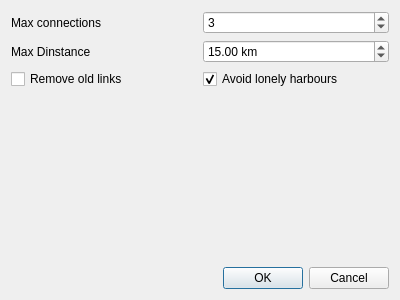
<?xml version="1.0" encoding="UTF-8"?>
<ui version="4.0">
 <class>LinkHarboursDialog</class>
 <widget class="QDialog" name="LinkHarboursDialog">
  <property name="geometry">
   <rect>
    <x>0</x>
    <y>0</y>
    <width>400</width>
    <height>300</height>
   </rect>
  </property>
  <property name="windowTitle">
   <string>Dialog</string>
  </property>
  <layout class="QGridLayout" name="gridLayout">
   <item row="0" column="0">
    <widget class="QLabel" name="label">
     <property name="text">
      <string>Max connections</string>
     </property>
    </widget>
   </item>
   <item row="5" column="0" colspan="2">
    <widget class="QDialogButtonBox" name="buttonBox">
     <property name="orientation">
      <enum>Qt::Horizontal</enum>
     </property>
     <property name="standardButtons">
      <set>QDialogButtonBox::Cancel|QDialogButtonBox::Ok</set>
     </property>
    </widget>
   </item>
   <item row="4" column="0">
    <spacer name="verticalSpacer">
     <property name="orientation">
      <enum>Qt::Vertical</enum>
     </property>
     <property name="sizeHint" stdset="0">
      <size>
       <width>20</width>
       <height>40</height>
      </size>
     </property>
    </spacer>
   </item>
   <item row="1" column="1">
    <widget class="QDoubleSpinBox" name="maxDinstance">
     <property name="suffix">
      <string> km</string>
     </property>
     <property name="maximum">
      <double>1000.000000000000000</double>
     </property>
     <property name="value">
      <double>15.000000000000000</double>
     </property>
    </widget>
   </item>
   <item row="0" column="1">
    <widget class="QSpinBox" name="maxConnections">
     <property name="specialValueText">
      <string>Unlimited</string>
     </property>
     <property name="value">
      <number>3</number>
     </property>
    </widget>
   </item>
   <item row="1" column="0">
    <widget class="QLabel" name="label_2">
     <property name="text">
      <string>Max Dinstance</string>
     </property>
    </widget>
   </item>
   <item row="2" column="0">
    <widget class="QCheckBox" name="removeOldLinks">
     <property name="text">
      <string>Remove old links</string>
     </property>
    </widget>
   </item>
   <item row="2" column="1">
    <widget class="QCheckBox" name="checkLonelyHarbours">
     <property name="text">
      <string>Avoid lonely harbours</string>
     </property>
     <property name="checked">
      <bool>true</bool>
     </property>
    </widget>
   </item>
  </layout>
 </widget>
 <resources/>
 <connections>
  <connection>
   <sender>buttonBox</sender>
   <signal>accepted()</signal>
   <receiver>LinkHarboursDialog</receiver>
   <slot>accept()</slot>
   <hints>
    <hint type="sourcelabel">
     <x>248</x>
     <y>254</y>
    </hint>
    <hint type="destinationlabel">
     <x>157</x>
     <y>274</y>
    </hint>
   </hints>
  </connection>
  <connection>
   <sender>buttonBox</sender>
   <signal>rejected()</signal>
   <receiver>LinkHarboursDialog</receiver>
   <slot>reject()</slot>
   <hints>
    <hint type="sourcelabel">
     <x>316</x>
     <y>260</y>
    </hint>
    <hint type="destinationlabel">
     <x>286</x>
     <y>274</y>
    </hint>
   </hints>
  </connection>
 </connections>
</ui>
